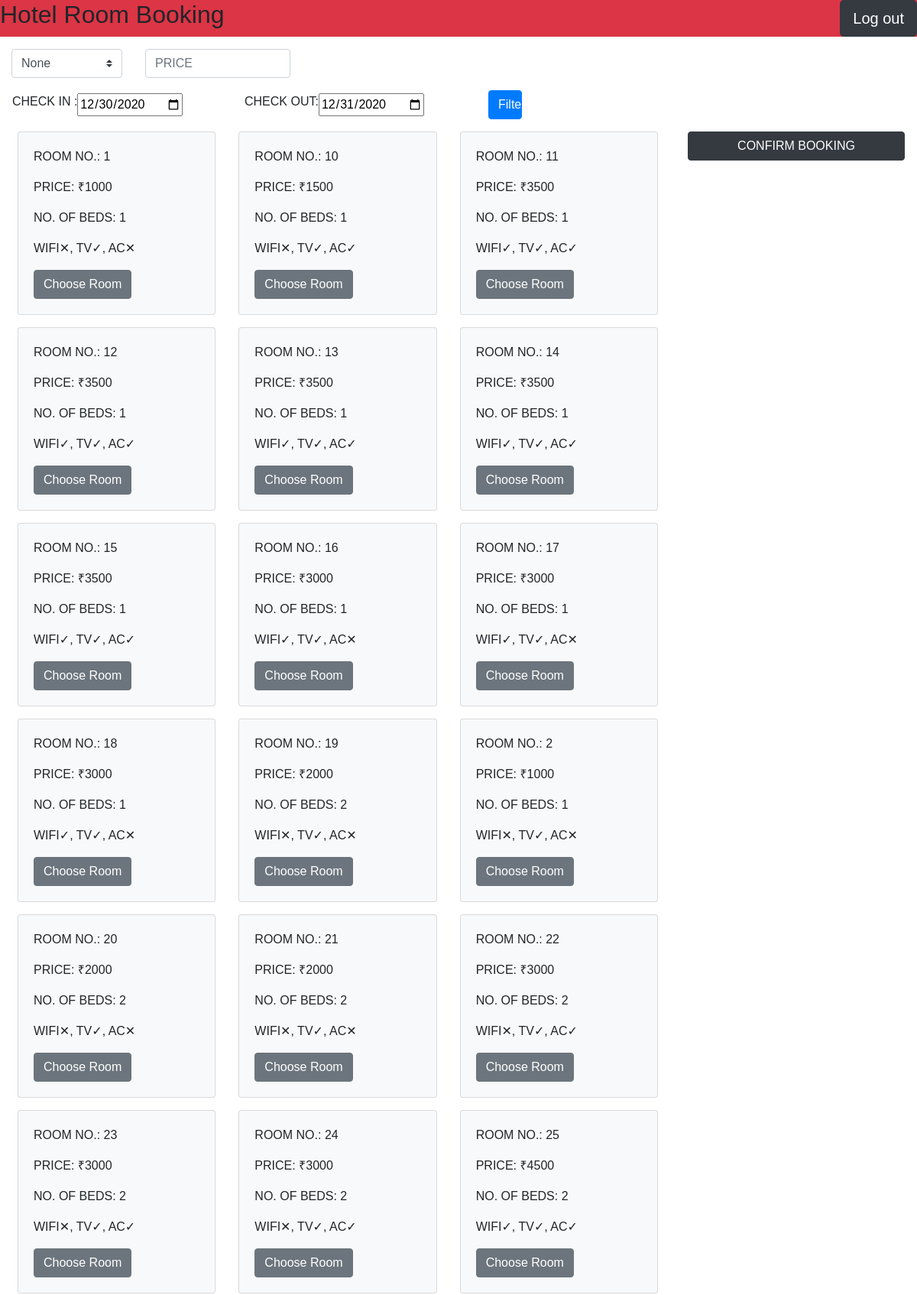
The page /rooms/1 (signed in, upper part) on the database its author committed.
### tables this page shows
CREATE TABLE ROOM (
	room_id	INTEGER PRIMARY KEY AUTOINCREMENT,
	price	DECIMAL(10,2) DEFAULT 0.00,
	room_no	VARCHAR(5) NOT NULL,
	type_id	INTEGER NOT NULL,
	hotel_id	INTEGER NOT NULL,
	FOREIGN KEY(hotel_id) REFERENCES HOTEL(hotel_id) ON UPDATE CASCADE ON DELETE CASCADE,
	FOREIGN KEY(type_id) REFERENCES TYPE(type_id) ON UPDATE CASCADE ON DELETE SET DEFAULT,
	UNIQUE(hotel_id,room_no)
);

CREATE TABLE TYPE (
	type_id	INTEGER PRIMARY KEY AUTOINCREMENT,
	no_beds	TINYINT DEFAULT 0,
	wifi	TINYINT DEFAULT 0,
	tv	TINYINT DEFAULT 0,
	ac	TINYINT DEFAULT 0
);

### routes.py (the view, shortened to what this page needs)
@app.route('/rooms/<hotel_id>', methods=['GET', 'POST'])
def room(hotel_id):
    if not check_login():
        return redirect(url_for('.home'))
    filterform = FilterForm()
    con = sqlite3.connect(DATABASE)
    con.row_factory = sqlite3.Row
    cur = con.cursor()
    cur.execute('''SELECT DISTINCT type_id, no_beds, wifi, tv, ac FROM TYPE NATURAL JOIN ROOM WHERE hotel_id=%s'''
    %(hotel_id) )
    types = cur.fetchall()
    con.close()
    if request.method == 'GET':
        checkin = str(date.today()+timedelta(days=1))+interval_time
        checkout = str(date.today()+timedelta(days=2))+interval_time
        filterform.checkin.data = str(date.today()+timedelta(days=1))
        filterform.checkout.data = str(date.today()+timedelta(days=2))
        con = sqlite3.connect(DATABASE)
        cur = con.cursor()
        cur.execute('''SELECT room_id,room_no,price,no_beds,wifi,tv,ac FROM ROOM NATURAL JOIN TYPE
        WHERE hotel_id=%s AND room_id NOT IN
        (SELECT room_id FROM RESERVATION
        WHERE NOT ((check_in > '%s' AND check_in >= '%s') OR (check_out <= '%s' AND check_out < '%s')) );'''
        %(hotel_id,checkin,checkout,checkin,checkout) )
        rooms = cur.fetchall()
        col = [column[0] for column in cur.description]
        results = []
        for room in rooms:
            results.append(dict(zip(col, room)))
        session['rooms'] = results
        session['filter'] = {'type':filterform.type.data,'price':str(filterform.price.data),'checkin':str(filterform.checkin.data),'checkout':str(filterform.checkout.data)}
        con.close()
    return render_template('room.html', hotel_id=hotel_id, filterform = filterform, rooms=session['rooms'], types=types,
    filter=session['filter'])

### forms.py
class FilterForm(FlaskForm):
    type = IntegerField('type_id', validators=[InputRequired()])
    price = DecimalField('price', validators=[InputRequired()])
    checkin = DateField('checkin', validators=[InputRequired()])
    checkout = DateField('checkout', validators=[InputRequired()])

### routes.py (called while the page is built)
def check_login():
    if session.get('logged_in') != True:
        flash('Please Login')
        return False
    else:
        return True

### templates/room.html (shortened to what this page needs)
{% extends 'base.html' %}
{% block main %}
  <form id="filter" action="{{url_for('.room', hotel_id=hotel_id)}}" method="post">
  <div class="row">
    <div class="col-md-2">
      <div class="container">
          <select id="type" name="type" required="" class="custom-select">
            <option value="{{filter.type}}" selected>{{filter.type}}</option>
          </select>
      </div>
    </div>
    <div class="col-md-2 form-check-inline form-group ">
      <input class="form-control" id="price" name="price" placeholder="PRICE" required="" type="number" step=".01" value="{{filter.price}}">
    </div>
    </div>
    <div class="row mx-3">
    <div class="col-md-3 form-check-inline">
      <label for="CHECK IN">CHECK IN :</label>
      <input id="checkin" name="checkin" required="" type="date" value="{{filter.checkin}}">
    </div>
    <div class="col-md-3 form-check-inline">
      <label for="CHECK OUT">CHECK OUT:</label>
      <input id="checkout" name="checkout" required="" type="date" value="{{filter.checkout}}">
    </div>
    <div class="col-md-3">
    <button type="submit" name="filter" id="filter" class="btn btn-primary col-md-2">Filter</button>
    </div>
  </div>
</form>
<div class="d-flex ">
<div class="p-2 flex-grow-1 bd-highlight">
<div class="container">
  <div class="row">
    {% for room in rooms %}
    <div class="col-md-4 my-2">
      <div class="card bg-light">
        <div class="card-body">
          <p class="card-text">ROOM NO.: {{room.room_no}}</p>
        <p class="card-text">PRICE: &#8377;{{room.price}}</p>
        <p class="card-text">NO. OF BEDS: {{room.no_beds}}</p>
        <p class="card-text">WIFI{{'✓' if room.wifi else '✕'}}, TV{{'✓' if room.tv else '✕'}}, AC{{'✓' if room.ac else '✕'}}</p>
        <form action="{{url_for('.room', hotel_id=hotel_id)}}" method="post">
	         <button type="submit" class="btn btn-secondary" name="choose">Choose Room</button>
        </form>
        </div>
      </div>
    </div>
    {% endfor %}
  </div>
</div>
</div>
<div class="p-2 ">
<div class="scroll">
<div class="d-flex flex-column align-content-around m-1">
<button type="button" class="btn btn-dark">CONFIRM BOOKING</button>
</div>
</div>
</div>
{% endblock %}

### templates/base.html (shortened to what this page needs)
<!DOCTYPE html>
<html>
<head>
  <link rel="stylesheet" href="https://maxcdn.bootstrapcdn.com/bootstrap/4.5.2/css/bootstrap.min.css">
  <link rel="stylesheet" href="https://cdnjs.cloudflare.com/ajax/libs/font-awesome/4.7.0/css/font-awesome.min.css">
</head>
<body>
  <header class="d-flex justify-content-between bg-danger text-black mb-3">
    <h2 class="align-middle">Hotel Room Booking</h2>
    <a href="{{ url_for('.logout') }}" class="btn btn-dark btn-lg">
       Log out
    </a>
</header>
  <main>
    {% block main %}
    {% endblock %}
  </main>
</body>
</html>

### rows shown on the page
ROOM: room_no "1", price "1000", no_beds "1"
TYPE: wifi "✕", tv "✓", ac "✕"
ROOM: room_no "10", price "1500", no_beds "1"
TYPE: wifi "✕", tv "✓", ac "✓"
ROOM: room_no "11", price "3500", no_beds "1"
TYPE: wifi "✓", tv "✓", ac "✓"
ROOM: room_no "12", price "3500", no_beds "1"
ROOM: room_no "13", price "3500", no_beds "1"
ROOM: room_no "14", price "3500", no_beds "1"
ROOM: room_no "15", price "3500", no_beds "1"
ROOM: room_no "16", price "3000", no_beds "1"
TYPE: wifi "✓", tv "✓", ac "✕"
ROOM: room_no "17", price "3000", no_beds "1"
ROOM: room_no "18", price "3000", no_beds "1"
ROOM: room_no "19", price "2000", no_beds "2"
TYPE: wifi "✕", tv "✓", ac "✕"
ROOM: room_no "2", price "1000", no_beds "1"
ROOM: room_no "20", price "2000", no_beds "2"
ROOM: room_no "21", price "2000", no_beds "2"
ROOM: room_no "22", price "3000", no_beds "2"
TYPE: wifi "✕", tv "✓", ac "✓"
ROOM: room_no "23", price "3000", no_beds "2"
ROOM: room_no "24", price "3000", no_beds "2"
ROOM: room_no "25", price "4500", no_beds "2"
TYPE: wifi "✓", tv "✓", ac "✓"

### other values the page prints
form field type "None"
